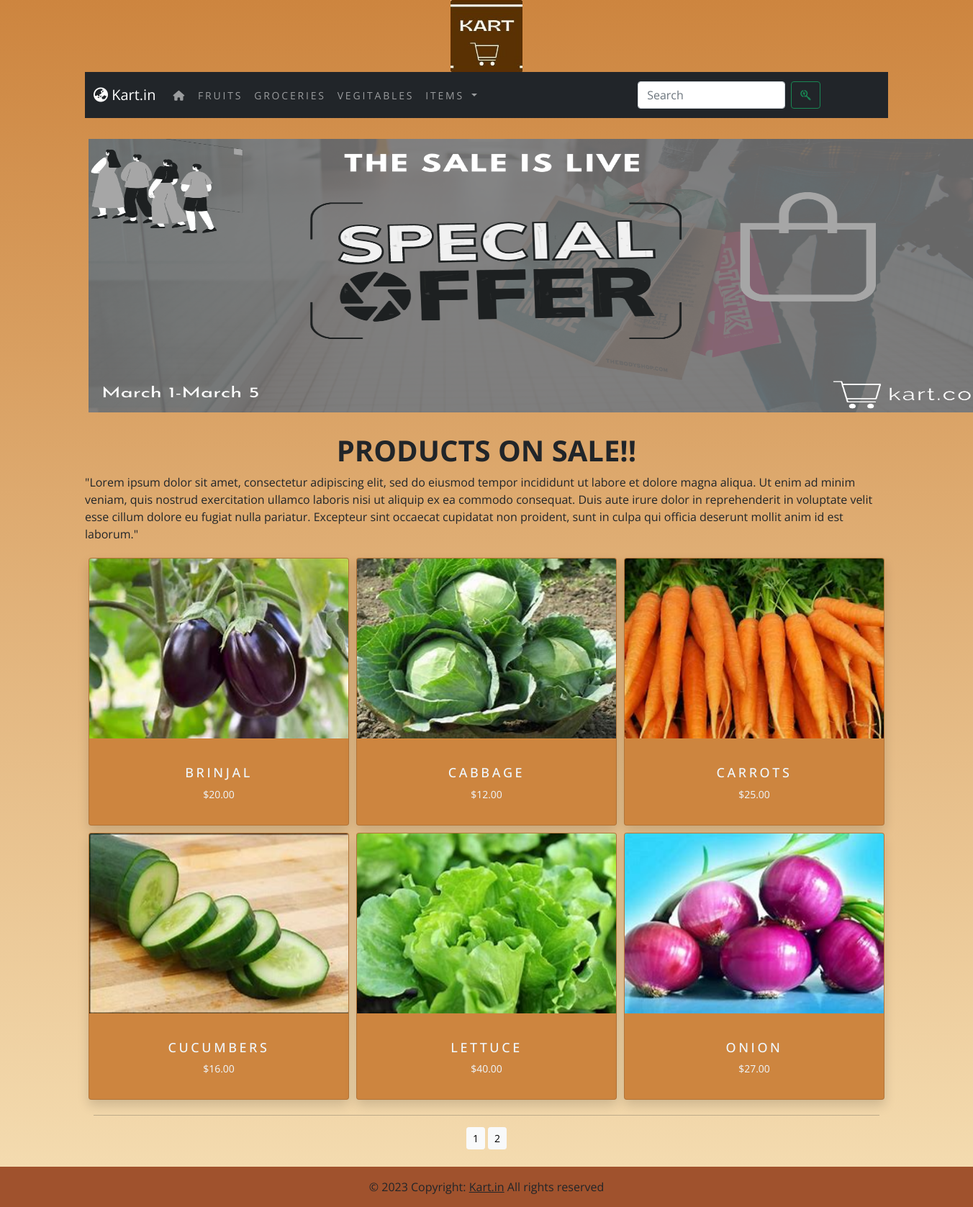
The app's page /shop/ with its own data.
### shop/models.py (models this page shows, shortened)
class Category(models.Model):
    name=models.CharField(max_length=250,unique=True)
    slug=models.SlugField(max_length=250,unique=True)
    description=models.TextField(blank=True)
    image=models.ImageField(upload_to='category',blank=True)
    class Meta:
        ordering=('name',)
        verbose_name='category'
        verbose_name_plural='categories'
    def get_url(self):
        return reverse('shop:productsbycategory',args=[self.slug])

class Product(models.Model):
    name=models.CharField(max_length=250,unique=True)
    slug=models.SlugField(max_length=250,unique=True)
    description=models.TextField(blank=True)
    price=models.DecimalField(max_digits=10,decimal_places=2)
    category=models.ForeignKey(Category,on_delete=models.CASCADE)
    image=models.ImageField(upload_to='product',blank=True)
    stock=models.IntegerField()
    available=models.BooleanField(default=True)
    created=models.DateTimeField(auto_now_add=True)
    updated=models.DateTimeField(auto_now=True)
    class Meta:
        ordering = ('name',)
        verbose_name = 'product'
        verbose_name_plural = 'products'
    def get_url(self):
        return reverse('shop:prodcatdetail',args=[self.category.slug,self.slug])

### shop/views.py (the view)
# urls.py: path('',views.allprodcat,name='allproductcat'),
def allprodcat(request,c_slug=None):
    c_page=None
    products_list=None
    if c_slug!=None:
        c_page=get_object_or_404(Category,slug=c_slug)
        products_list=Product.objects.all().filter(category=c_page,available=True)
    else:
        products_list=Product.objects.all().filter(available=True)
    paginator=Paginator(products_list,6)         #paginator starts
    try:
        page=int(request.GET.get('page','1'))
    except:
        page=1
    try:
        products=paginator.page(page)
    except (EmptyPage,InvalidPage):
        products=paginator.page(paginator.num_pages)      #paginator ends
    return render(request,"category.html",{'category':c_page,'product':products})

### cart/context_processors.py (called while the page is built)
def counter(request):
    item_count = 0
    if 'admin' in request.path:
        return {}
    else:
        try:
            cart = Cart.objects.filter(cart_id=_cart_id(request))
            cart_items = CartItem.objects.all().filter(cart=cart[:1])
            for cart_item in cart_items:
                item_count += cart_item.quantity
        except Cart.DoesNotExist:
            item_count = 0
    return dict(item_count=item_count)

### cart/views.py (called while the page is built)
def _cart_id(request):
    cart=request.session.session_key
    if not cart:
        cart=request.session.create()        #session creation if not present
    return cart

### shop/context_processors.py (called while the page is built)
def menu_links(request):
    links=Category.objects.all()
    return dict(links=links)

### templates/category.html (shortened to what this page needs)
{% extends 'base.html' %}
{% load static %}
{% block content %}
<div class="mx-auto">
    {% if category %}
    <center><img class="my_image" src="{{category.image.url}}" alt="{{category.name}}" width="800px" height="390px"></center>
</div>
    <br>
<div class="text-center my_title">
    <h1>{{category.name}}</h1>
    <p class="text-justify">{{category.description}}</p>
</div>
<div>
    {% else %}
    <br>
    <center><img class="my_image my_image_padding"  src="{% static 'img/banner.png' %}" alt="thanks" width="1300px" height="390px"></center>
</div>
<br>
<div class="my_title">
    <h1 class="text-center my_title">
        <b>Products on sale!!</b>
    </h1>
    <p class="text-justify">"Lorem ipsum dolor sit amet, consectetur adipiscing elit, sed do eiusmod tempor incididunt ut labore et dolore magna aliqua. Ut enim ad minim veniam, quis nostrud exercitation ullamco laboris nisi ut aliquip ex ea commodo consequat. Duis aute irure dolor in reprehenderit in voluptate velit esse cillum dolore eu fugiat nulla pariatur. Excepteur sint occaecat cupidatat non proident, sunt in culpa qui officia deserunt mollit anim id est laborum."</p>
</div>
      {% endif %}
<div class="container">
    <div class="row mx_auto">
        {% for product in product.object_list %}
        <div class="my_bottom_margin col-9 col-sm-12 col-md-4 col-lg-4 ">
            <div class="shadow card text-center" style="min-width:18rem;">
                <a href="{{product.get_url}}"><img class="card-img-top my_image"src="{{product.image.url}}" alt=" {{product.name}}-" width="300px" height="250px"></a><br>
            <div class="card-body">
                <h3>{{product.name}}</h3>
                <p>${{product.price}}</p>
            </div>
            </div>
        </div>
        {% endfor %}
    </div>
    <div class="mx-auto">
        {% if product.paginator.num_pages > 1 %}
      <hr>
        <div class="text-center">
            {% for pg in product.paginator.page_range %}
            <a href="?page={{pg}}" class="btn btn-light btn-sm {% if product.number == pg %} active {% endif %}">{{pg}}</a>
            {% endfor %}
        </div>
          {% endif %}
    </div>
    <br>
</div>
{% endblock %}

### templates/base.html (shortened to what this page needs)
{% load static %}
<!DOCTYPE html>
<html lang="en">
<head>
    <link href="{% static 'css/bootstrap.min.css' %}" rel="stylesheet">
    <link rel="stylesheet" href="{% static 'css/custom.css' %}">
</head>
<body style="background-image:linear-gradient(Peru,wheat);">
<div class="container">
{% include 'header.html' %}
{% include 'navbar.html' %}
{% block content %}
{% endblock %}
</div>
{% include 'footer.html' %}
</body>
</html>

### templates/header.html
{% load static %}
<header>
  <center>
    <a href="{% url 'shop:allproductcat' %}"><img src="{% static 'img/logo.jpg' %}" alt ="logo" width="100px" height="100px"></a>
  </center>
</header>

### templates/navbar.html (shortened to what this page needs)
<nav class="navbar navbar-expand-lg navbar-dark bg-dark">
  <div class="container-fluid">
  <a class="navbar-brand" href="#"><i class="fa-solid fa-earth-asia"></i> Kart.in</a>
  <div class="collapse navbar-collapse" id="navbarSupportedContent">
    <ul class="navbar-nav me-auto mb-2 mb-lg-0">
        <li class="nav-item">
        <a class="nav-link" href="{% url 'shop:allproductcat' %}">
<i class="fa-solid fa-house"></i></a>
      </li>
      {% for cat in links %}
      <li> <a class="nav-link" href="{{cat.get_url}}">{{cat.name}}</a> </li>
      {% endfor %}
      <li class="nav-item dropdown {% if 'shop' in request.path %} active {% endif %}">
        <a class="nav-link dropdown-toggle" href="" id="navbarDropdown" role="button" data-bs-toggle="dropdown" aria-expanded="false">
          Items
        </a>
      </li>
    </ul>
    <form class="d-flex" action="{% url 'searchapp:searchresult' %}" method="GET">
      <input class="form-control me-2" type="search" placeholder="Search" name="q" id="q" aria-label="Search">
      <button class="btn btn-outline-success" type="submit"> <i class="fa-brands fa-searchengin"></i> </button>
    </form>
    <br><br>
  </div>
  </div>
</nav>

### templates/footer.html
<footer class="bg-light text-center text-lg-start">
  <div class="text-center p-3" style="background-color:sienna;">
    © 2023 Copyright:
    <a class="text-dark" href="#">Kart.in</a>  All rights reserved
  </div>
</footer>

### static/css/custom.css (style rules this page uses)
body { font-family: 'Open Sans', sans-serif; }
.nav-item,.nav-link { letter-spacing: .2em; font-size :14px; text-transform:uppercase; }
.my_row_class.mx_auto,.mx_auto { color:aliceblue; font-size:14px; }
.my_title h1 { font-size:40px; text-transform:uppercase; letter_spacing:.2em; }
.my_image_padding { padding:5px; }
.my_bottom_margin { padding:5px; }
.mx_auto h3 { font-size:18px; text-transform:uppercase; letter-spacing:.2em; }
.card { background-color:peru; }

### records on screen
Category: name "FRUITS"
Category: name "GROCERIES"
Category: name "VEGITABLES"
Product: image (picture), name "BRINJAL", price "20.00"
Product: image (picture), name "CABBAGE", price "12.00"
Product: image (picture), name "CARROTS", price "25.00"
Product: image (picture), name "CUCUMBERS", price "16.00"
Product: image (picture), name "LETTUCE", price "40.00"
Product: image (picture), name "ONION", price "27.00"

### other values on screen
{{ pg }} "1" "2"
